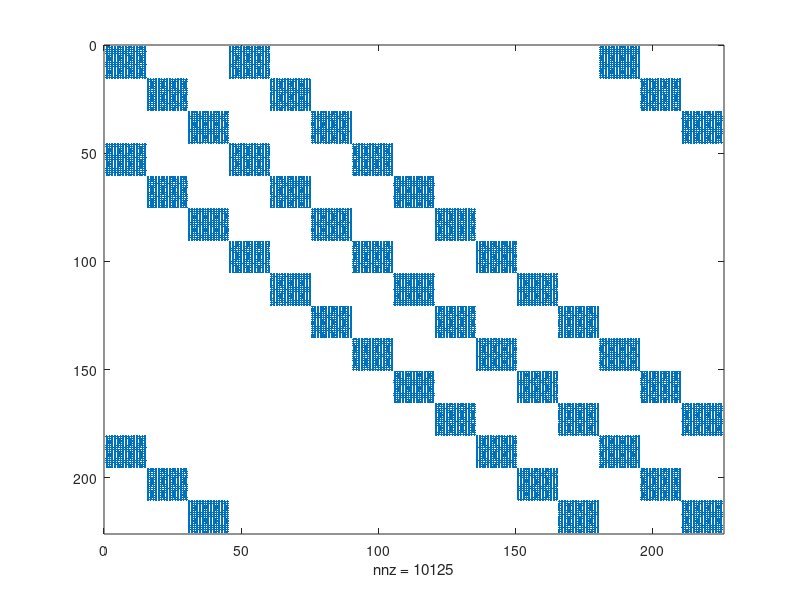

Recreate this plot in MATLAB. (Note: this script raises an error after producing the figure.)
% kPDTSP (k-vehicle, k-depot)
clear all;close all;clc

k = 3;
n = 6;             % number of custumers(n) this needs to be divisible by the number k
q = 2;              % capacity    
rng('shuffle');     % random seed: shuffle
alph = 0.6;
beta = 1.1;
% generate random vehicle, customer pickup and delivery locations from [0,1]x[0,1]
% vehicle node: 1
% pick-up nodes: 2,...,n+1
% delivery nodes: n+2,...,2n+1
vert = rand(2*n+k,2);
% load('matlab.mat');
v = size(vert,1);        % number of vertices |V| = 2n + 1

% cost matrix (c)
c = zeros(v,v);
for i = 1:size(c,1)
    for j = 1:size(c,2)
        c(i,j) = norm(vert(i,:)-vert(j,:));
    end
end
% c = c + eye(v); % add identity to prevent zeros from appearing in the diagonal

% make c PSD...
for i = 1:size(c,1)
    sum_c(i) = 0;
    for j = 1:size(c,2)
        sum_c(i) = sum_c(i) + abs(c(i,j));
    end
    c(i,i) = c(i,i) + beta * sum_c(i);
    cM(i) = c(i,i);
end
all(eig(c)>=0)  % check if c is PSD
% adjacency matrix for a default tour: 1->2->3->..->2n->2n+1
A0 = eye(2*n+k);
A0 = [A0(k+1:2*n+k,:);A0(1:k,:)] + alph*eye(v); % added identity to prevent zeros from appearing in the diagonal

% d(i) = +1 (pickup), -1 (deliver)
d = [zeros(k,1);ones(n,1);-ones(n,1)];

Q = zeros(v^2,v^2);
for i = 1:v
    Q((i-1) * v + 1:(i-1) * v + v,(i-1) * v + 1:(i-1) * v + v) = c;
end
for i = 1:v-((k-1)+1)
    Q(i*v+v*(k-1)+1:i*v+v*(k-1)+v,(i-1)*v+1:(i-1)*v+v) = c/2;
    Q((i-1)*v+1:(i-1)*v+v,i*v+v*(k-1)+1:i*v+v*(k-1)+v) = c/2;
end

for i = 1:k
    Q((v-(k-i+1))*v +1:(v-(k-i+1))*v +v,(i-1)*v+1:(i-1)*v+v) = c/2;
    Q((i-1)*v+1:(i-1)*v+v,(v-(k-i+1))*v +1:(v-(k-i+1))*v +v) = c/2;
end

all(eig(Q)>0)
figure,
spy(Q)
% TASK I: VECTORIZE CONSTRAINTS....

%% interger programming....


x = binvar(v^2,1);
X = reshape(x,v,v)';
xx = reshape(X,v^2,1);
y = intvar(v,1);
% F = [Acap*xx <=bcap, Apre * xx <= bpre, X * ones(v,1)==ones(v,1),X'*ones(v,1) == ones(v,1),X(v,1) == 1];
F = [];
% Lt = tril(ones(v,v));
Lt = zeros(v,v);

for i = 1:v
%     for l = 1:n;
    for j = 1:floor((v-i)/k)+1
        Lt(i,(j-1)*k+i) = 1;
    end
%     end
end
Lt = Lt';
for i = 1:k
    L{i} = zeros(v,v);
    for j = 1:floor((v-i)/k)+1
        i;
        L{i}((j-1)*k+i,:) = Lt((j-1)*k+i,:);
    end
end
for i = 1:length(L)
    F = [F,L{i}*X*d <= q];
end
F = [F, X * ones(v,1)==ones(v,1),X'*ones(v,1) == ones(v,1)];
for i = 1:k
    F = [F,X(v-i+1,k-i+1) == 1];
end
N = 1:1:v;
for i = 1:n
    eini = zeros(1,v);
    eini(i+k) = 1;
    eini(i+n+k) = -1;
    F = [F,N*X*eini' <= 0];
    F = [F,N*X*eini' == y(i)*k];
end

obj =x'*Q*x;
ops = sdpsettings('verbose',1);
optimize(F,obj,ops)

% generate the optimal tour from x
solution = reshape(value(xx),[size(c,1),size(c,2)]);
tour = round(solution*[1:v]');
tour = [1:k, tour']


% draw graph, and optimal tour
h1 = figure('position',[100 100 800 800],'Color',[1 1 1]);
plot(vert(:,1),vert(:,2),'ok','MarkerSize',10,'LineWidth',2); hold on;
hold on;
plot(vert(1:k,1),vert(1:k,2),'ob','MarkerSize',14,'LineWidth',2); hold on;


for i = 1:k
    for j = 1:(v-k)/k + 1
        dif = vert(tour(k*(j)+i),:)-vert(tour(k*(j-1)+i),:);
        quiver(vert(tour(k*(j-1)+i),1),vert(tour(k*(j-1)+i),2),0.1*dif(1)/norm(dif),0.1 *dif(2)/norm(dif),0, 'MaxHeadSize', 1/norm(dif),'LineWidth',2);hold on;
        line([vert(tour(k*(j-1)+i),1) vert(tour(k*(j)+i),1)],[vert(tour(k*(j-1)+i),2) vert(tour(k*(j)+i),2)],'Color','black');hold on;   
    end
end
%      dif = vert(tour(k*(i-1)+1),:)-vert(tour(k*i+1),:);
%     quiver(vert(tour(i),1),vert(tour(i),2),0.1*dif(1)/norm(dif),0.1 *dif(2)/norm(dif),0, 'MaxHeadSize', 1/norm(dif),'LineWidth',2);hold on;
%     line([vert(tour(i),1) vert(tour(i+1),1)],[vert(tour(i),2) vert(tour(i+1),2)],'Color','black');hold on;   
% % end
% for i = 1:length(tour)-1
%     dif = vert(tour(i+1),:)-vert(tour(i),:);
%     quiver(vert(tour(i),1),vert(tour(i),2),0.1*dif(1)/norm(dif),0.1 *dif(2)/norm(dif),0, 'MaxHeadSize', 1/norm(dif),'LineWidth',2);hold on;
%     line([vert(tour(i),1) vert(tour(i+1),1)],[vert(tour(i),2) vert(tour(i+1),2)],'Color','black');hold on;
% end

for i = 1:size(vert,1)
    if (mod(i-k,n)) == 0 && i > k
        prtVal = n;
    elseif i <= k
        prtVal = i;
    else
        prtVal = mod(i-k,n);
    end
    if i <=k
        str = 'S';
        col = 'black';
    elseif i <= n+k
        str = 'P';
        col = 'red';
    else
        str = 'D';
        col = 'blue';
    end
    text(vert(i,1)+0.02,vert(i,2)+0.02, sprintf('%.0f %s',prtVal,str),'Color',sprintf('%s',col),'FontSize',16);
end

axis('equal');
axis([0 1 0 1]);
set(gca,'FontSize',16);
title(sprintf('# of customers: %d, # of vehicles: %d, capacity: %d',n,k,q));
set(findall(h1, 'Type', 'Text'),'FontWeight', 'Normal')
% 
% plot constraint#1
for i = 1:k
    h2 = figure('position',[100 100 800 600],'Color',[1 1 1]);
    rst = L{i}*value(X)*d;
    bldLst = [];
    for j = 1:floor((v-i)/k)+1
        bldLst = [bldLst,(j-1)*k+i];
    end
    plot([0,bldLst],[0;rst(bldLst,:)],'bo-','MarkerSize',10,'LineWidth',2);
    
    hold on;
    line([0 v],[q,q],'Color','r','LineWidth',2);
    set(gca,'FontSize',16);
    xlabel('sequence');
    ylabel('# of customers in the vehicle')
    title(sprintf('vehicle #%d, capacity: %d',i,q))
    set(findall(h2, 'Type', 'Text'),'FontWeight', 'Normal')
    
end
% plot constraint#2
clear rst
h3 = figure('position',[100 100 800 600],'Color',[1 1 1]);
for l = 1:n
    eini = zeros(1,v);    
    eini(l+k) = 1;
    eini(l+n+k) = -1;        
    rst(l) = N*value(X)*eini';
end

plot(1:n,rst,'bo-','MarkerSize',10,'LineWidth',2);

hold on;
line([0 n],[0,0],'Color','r','LineWidth',2);
set(gca,'FontSize',16);
xlabel('customer ID');
ylabel('precedence (must be non-positive)')
set(findall(h3, 'Type', 'Text'),'FontWeight', 'Normal')


h4 = figure('position',[100 100 800 600],'Color',[1 1 1]);
plot(1:n,-rst/k,'rs','MarkerSize',16,'LineWidth',2);
xlabel('customer ID')
ylabel('association (must be integer)')
set(gca,'FontSize',16);
set(findall(h4, 'Type', 'Text'),'FontWeight', 'Normal')

% figure,
% out = Apre*value(xx);
% 
% plot(1:n,out,'s-b','MarkerSize',10,'LineWidth',2);
% line([0 n],[0,0],'Color','r','LineWidth',2);
% set(gca,'FontSize',16);
% xlabel('custumer ID');
% ylabel('precedence')


